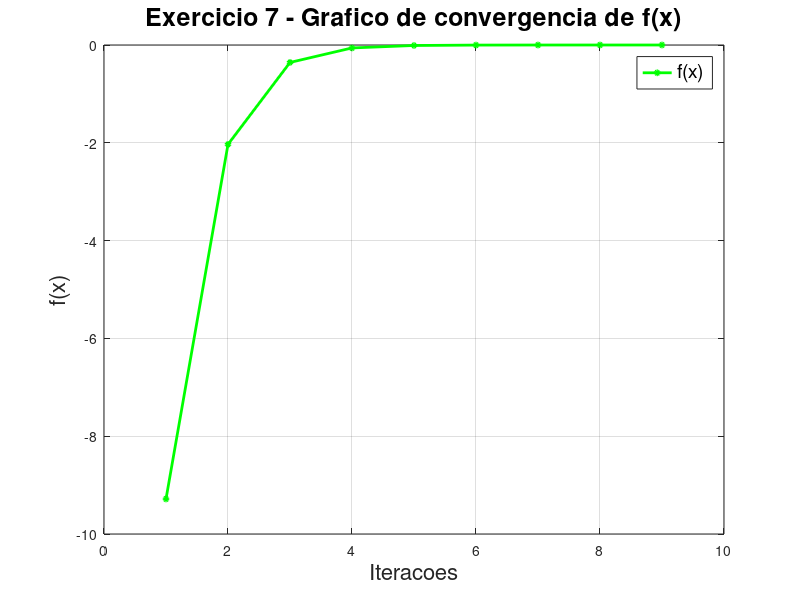
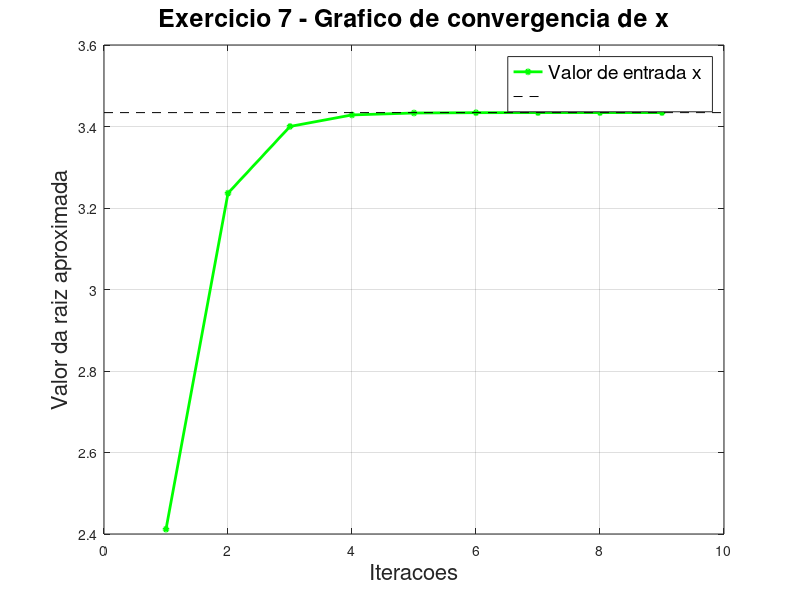
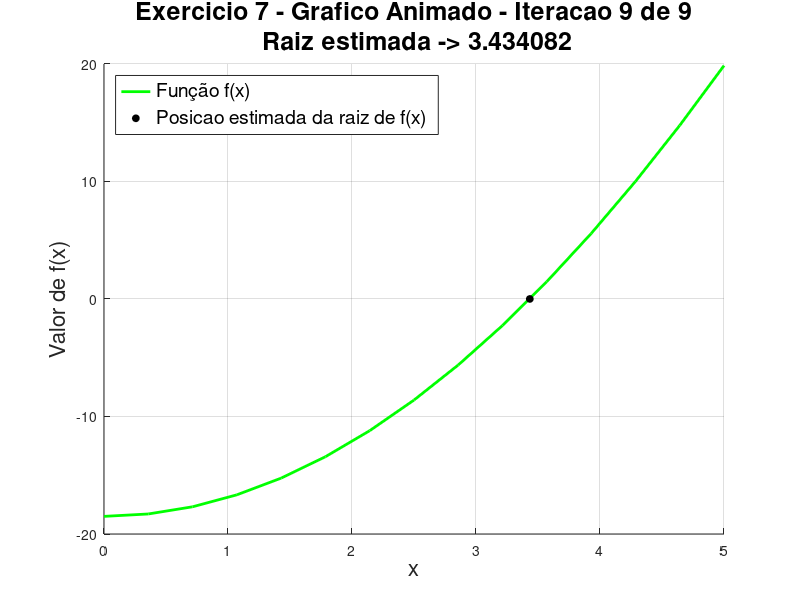

These charts were generated, in order, by the following MATLAB code:
function atividade1()
  x_lower=0;
  x_upper=5;

  tolerance= 10.^-5;

  max_iterations= 1000;

  [root, iterations, all_xr, all_fxr] = false_position(x_lower, x_upper, tolerance, max_iterations);

  fprintf('Resultado\n\n');

  for cont = 1 : iterations
    fprintf('x= %.6f | f(x) = %.6f\n', all_xr(cont), all_fxr(cont));
  endfor

  fprintf('Raiz aproximada encontrada: %.6f\n', root);
  fprintf('Numero de iteracoes: %d\n', iterations);

  plot_convergence(all_fxr);
  plot_convergence_x(root, all_xr);
  plot_animation(all_xr, iterations, x_lower, x_upper);
end

%Caso seja feita uma operação de potência, usar o ponto '.' no escalar pois depois usaremos op. vetorial
function y = f(x)
  y = 16 .* x .* sin(x./10) - (37/2)
end

function  [root, i, all_xr, all_fxr] = false_position(x_lower, x_upper, tolerance, max_iterations);

    xr = inf;
    all_xr= zeros(1,max_iterations);
    all_fxr= zeros(1,max_iterations);

    for i = 1 : max_iterations
      previous_xr = xr;

      xr = x_upper -  f(x_upper) * (x_lower - x_upper) / (f(x_lower) - f(x_upper));
      all_xr(i) = xr;
      all_fxr(i) = f(xr);

      if abs(xr-previous_xr) < tolerance
        break
      end

      if (f(x_lower) * f(xr)) > 0
        x_lower = xr;
        else x_upper = xr;
      end

    end

    root = xr;
    all_xr = all_xr(1: i);
    all_fxr = all_fxr(1:i);

end

function plot_convergence(all_fxr)
  figure(1);
  clf;

  plot(all_fxr, 'go-', 'LineWidth', 2.0, 'MarkerSize', 3, 'MarkerFaceColor', 'g');

  format_title = sprintf('Exercicio 7 - Grafico de convergencia de f(x)');
  title(format_title, 'FontSize', 18);

  xlabel('Iteracoes', 'FontSize', 16);
  ylabel('f(x)', 'FontSize', 16);
  legend('f(x)', 'FontSize', 14);
  grid on;

end

function plot_convergence_x(root, all_xr)
  figure(2);
  clf;

  plot(all_xr, 'go-', 'LineWidth', 2.0, 'MarkerSize', 3, 'MarkerFaceColor', 'g');
  hold on;
  plot(xlim, [root root], 'k--');
  hold off;

  format_title = sprintf('Exercicio 7 - Grafico de convergencia de x');
  title(format_title, 'FontSize', 18);
  xlabel('Iteracoes','FontSize', 16);
  ylabel('Valor da raiz aproximada', 'FontSize', 16);
  legend('Valor de entrada x', '', 'FontSize', 14);
  grid on;
end

function plot_animation(all_xr, iterations, x_lower, x_upper)
  figure(3);

  for cont = 1: iterations
    clf;
    hold on;

    x_curve = linspace(x_lower, x_upper, 15);
    plot(x_curve, f(x_curve), 'g-', 'LineWidth', 2.0);

    current_xr = all_xr(cont);

    plot(current_xr, f(current_xr), 'ko', 'MarkerSize', 5, 'MarkerFaceColor', 'black');

    hold off;

    title_str = sprintf('Exercicio 7 - Grafico Animado - Iteracao %d de %d\n Raiz estimada -> %.6f', cont, iterations, current_xr);
    title(title_str, 'FontSize', 18);
    xlabel('x', 'FontSize', 16);
    ylabel('Valor de f(x)', 'FontSize', 16);
    legend('Função f(x)', 'Posicao estimada da raiz de f(x)', 'FontSize', 14, 'Location', 'northwest');
    grid on;
    pause(0.2);
  endfor
end
